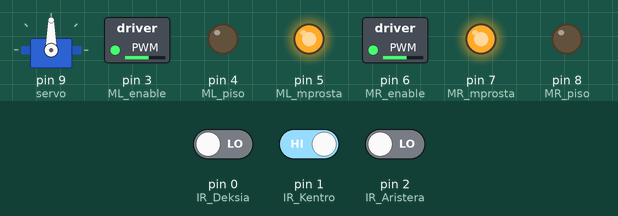
Recording of a sketch running on a simulated Arduino Uno, built with avr-gcc and run on an emulated ATmega328P. Shown: servo, switched loads named in the sketch (green lamp = pin HIGH), output pins drawn as LEDs (lit = HIGH). The test bench sets the inputs (shaded band); at power-on: pin 0 (IR_Deksia) LOW, pin 2 (IR_Aristera) LOW, pin 1 (IR_Kentro) HIGH.

Above: at 1.2 s.
1.3 s: pin 0 (IR_Deksia) driven HIGH
At 1.8 s:
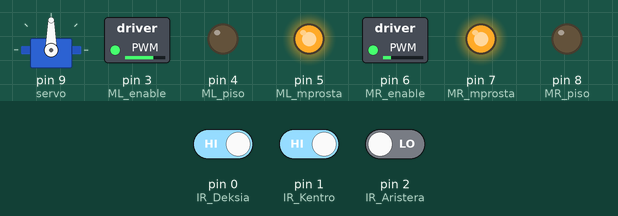
2.8 s: pin 0 (IR_Deksia) driven LOW and pin 2 (IR_Aristera) driven HIGH
At 4.2 s:
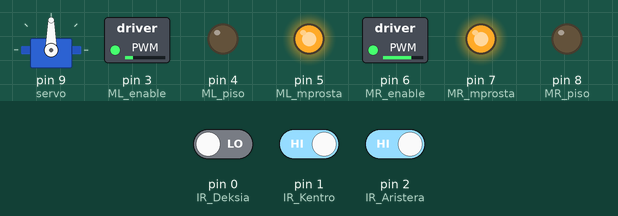
Timing chart, 0 to 5.8 s (numbered marks = the images above; inputs shaded):
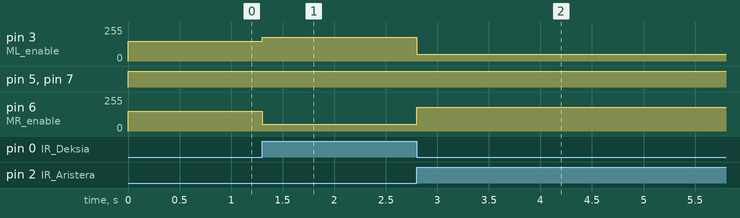

The sketch:

Car3Gymn_V1_6_KINISI_SE_MAYRI_GRAMMI.ino
```cpp
/*
 * robotmaniacs-3gym-thess
 * https://github.com/robotmaniacs-3gym-thess/repos
 *
 * Κωδικας Arduino Αυτοκινητάκι Εκδοση 1
 * 3ο Γυμνάσιο Θεσσαλονικης
 * Αμανατιάδου Γεωργία ΠΕ83
 *     Μαθητές:
 *  Γ1,Γ2 3ου Γυμνασίου Θεσσαλονίκης, σχολικό έτος 2019-2020
 *  Γ1,Γ2 3ου Γυμνασίου Θεσσαλονίκης, σχολικό έτος 2020-2021
 *
 *
 *
 *
 *
 *
 *
 *  Εκδοση 1
 *    Φορμαρισμα Κώδικα, δοκιμες μοτέρ ok, Σχόλια
 *  Έκδοση 1.1
 *    Δοκιμές
 *    Τοποθέτηση δοκιμές Ultrasonic
 *    Πρόβλημα οταν υπήρχε servo στο pin 9-10-11, συνδεση servo στο pin 6, μετακινήσεις pin μοτερ σε νέες θέσεις
 *  Εκδοση 1.2
 *    Κωδικας, προχωρα μεχρι εμπόδιο στα 20cm, περιμενε 1s, συνέχισε μπροστά
 *  Έκδοση 1.3
 *    Τοποθέτηση servo, 2ος οροφος σασι, ultrasonic σε ραστεράκι
 *    Δοκιμες κωδικα: προχωρα μεχρι εμπόδιο στα 20cm, στρίψε αριστερά, συνέχισε μπροστά
 *  Έκδοση 1.4
 *    Δοκιμή στροφής αισθητήρα ULTRASONIC αριστερά δεξιά σε εμπόδιο και στροφή στην καλύτερη πλευρά OK
 *  Έκδοση 1.5
 *    Δοκιμη σάρωσης + - 20 μοίρες στην κινηση ευθεία    // έγινε συμμάζεμα κωδικα της lοop και σχολιασμός
 *  Έκδοση 1.6
 *    Δοκιμή αισθητήρων γραμμής - συνδέσεις


  L298N Motor Controller


*/
#include<Servo.h>
Servo servo;   // στο pin 9

//Ακροδέκτες αισθητήρα υπερήχων
int trig=11;   //ακροδέκτης
int echo=12;   //ακροδέκτης
int dt=10;     //Μεταβλητή χρονοκαθυστέρησης

int apostasi_mprosta;
int apostasi_aristera;
int apostasi_deksia;
int thesi_servo=0;

//Ακροδέκτες (pins) ελεγχου Μοτέρ
// MR  (Motor Right)
int MR_enable = 6;    //Ανοιγμα-Κλείσιμο και ταχύτητα
int MR_mprosta = 7;   //Κανονίζει κατεύθυνση
int MR_piso = 8;      //Κανονίζει κατεύθυνση

// ML  (Motor Left)
int ML_enable = 3;    //Ανοιγμα-Κλείσιμο και ταχύτητα
int ML_mprosta = 5;   //Κανονίζει κατεύθυνση
int ML_piso = 4;      //Κανονίζει κατεύθυνση


//Ακροδέκτες (pins) αισθητήρων IR (υπερύθρων)
int IR_Deksia = 0;
int IR_Kentro = 1;
int IR_Aristera = 2;
//Μεταβλητές μέτρησης αισθητήρων IR
int IR_D, IR_K, IR_A;

int tax_d = 150, tax_a=150;  //Ταχύτητες κίνησης οταν κινηται με αισθητήρες υπερύθρων


void setup()
{
  //pin αισθητήρα υπερήχων
  pinMode(trig,OUTPUT);
  pinMode(echo,INPUT);

  //pin αισθητήρα υπερύθρων (IR) (ανιχνευσης γραμμής)
  pinMode(IR_Deksia, INPUT);
  pinMode(IR_Kentro, INPUT);
  pinMode(IR_Aristera, INPUT);

  // Όλα τα pins ελέγχου μοτέρ να γίνουν έξοδοι
  pinMode(MR_enable, OUTPUT);
  pinMode(ML_enable, OUTPUT);
  pinMode(MR_mprosta, OUTPUT);
  pinMode(MR_piso, OUTPUT);
  pinMode(ML_mprosta, OUTPUT);
  pinMode(ML_piso, OUTPUT);

  servo.attach(9);
  servo.write(90);
}


int metrisi_apostasis()
{
  int xronos, apostasi;

  digitalWrite(trig,HIGH);
  delay(dt);
  digitalWrite(trig,LOW);
  xronos = pulseIn(echo,HIGH);
  apostasi = (xronos/2) / 29.1;
  return apostasi;
}

void strofi_aristera(int taxitita, int xronos)
{
  digitalWrite(MR_mprosta, HIGH);      // Δεξί μοτέρ κινηση εμπρός
  digitalWrite(MR_piso, LOW);
  analogWrite(MR_enable, taxitita);         // Δεξί μοτέρ ταχύτητα οσο είναι το όρισμα taxitita
  digitalWrite(ML_mprosta, LOW);      // Αριστερό μοτέρ κινηση εμπρός
  digitalWrite(ML_piso, HIGH);
  analogWrite(ML_enable, taxitita);         // Αριστερό μοτέρ ταχύτητα οσο είναι το όρισμα  taxitita
  delay(xronos);
}

void strofi_deksia(int taxitita, int xronos)
{
  digitalWrite(MR_mprosta, LOW);      // Δεξί μοτέρ κινηση εμπρός
  digitalWrite(MR_piso, HIGH);
  analogWrite(MR_enable, taxitita);         // Δεξί μοτέρ ταχύτητα οσο είναι το όρισμα taxitita
  digitalWrite(ML_mprosta, HIGH);      // Αριστερό μοτέρ κινηση εμπρός
  digitalWrite(ML_piso, LOW);
  analogWrite(ML_enable, taxitita);         // Αριστερό μοτέρ ταχύτητα οσο είναι το όρισμα  taxitita
  delay(xronos);
}
void kinisi_empros(int taxitita)           // Ρουτίνα κίνησης με ιδιες ταχύτητες στα αριστερα και δεξιά μοτέρ
{
  digitalWrite(MR_mprosta, HIGH);      // Δεξί μοτέρ κινηση εμπρός
  digitalWrite(MR_piso, LOW);
  analogWrite(MR_enable, taxitita);         // Δεξί μοτέρ ταχύτητα οσο είναι το όρισμα taxitita
  digitalWrite(ML_mprosta, HIGH);      // Αριστερό μοτέρ κινηση εμπρός
  digitalWrite(ML_piso, LOW);
  analogWrite(ML_enable, taxitita);         // Αριστερό μοτέρ ταχύτητα οσο είναι το όρισμα  taxitita
}

void kinisi_empros2(int taxitita_deksia, int taxitita_aristera)   // Συμπληρωματική ρουτίνα με χωριστές ταχύτητες στα αριστερα και δεξιά μοτέρ
{
  digitalWrite(MR_mprosta, HIGH);      // Δεξί μοτέρ κινηση εμπρός
  digitalWrite(MR_piso, LOW);
  analogWrite(MR_enable, taxitita_deksia);         // Δεξί μοτέρ ταχύτητα οσο είναι το όρισμα taxitita
  digitalWrite(ML_mprosta, HIGH);      // Αριστερό μοτέρ κινηση εμπρός
  digitalWrite(ML_piso, LOW);
  analogWrite(ML_enable, taxitita_aristera);         // Αριστερό μοτέρ ταχύτητα οσο είναι το όρισμα  taxitita
}

void kinisi_piso(int taxitita)
{
  digitalWrite(MR_mprosta, LOW);      // Δεξί μοτέρ κινηση πίσω
  digitalWrite(MR_piso,HIGH );
  analogWrite(MR_enable, taxitita);         // Δεξί μοτέρ ταχύτητα οσο είναι το όρισμα taxitita
  digitalWrite(ML_mprosta, LOW);      // Αριστερό μοτέρ κινηση πίσω
  digitalWrite(ML_piso, HIGH);
  analogWrite(ML_enable, taxitita);         // Αριστερό μοτέρ ταχύτητα  οσο είναι το όρισμα taxitita
}

void motor_stop()
{
  digitalWrite(MR_mprosta, LOW);
  digitalWrite(MR_piso, LOW);
  digitalWrite(ML_mprosta, LOW);
  digitalWrite(ML_piso, LOW);
}

void demoOne()
{

  // Συνάρτηση δοκιμής κίνησης μοτέρ εμπρός πίσω


  digitalWrite(MR_mprosta, HIGH);      // Δεξί μοτέρ κινηση εμπρός
  digitalWrite(MR_piso, LOW);
  analogWrite(MR_enable, 200);         // Δεξί μοτέρ ταχύτητα 200 (με μεγιστο 255)

  digitalWrite(ML_mprosta, HIGH);      // Αριστερό μοτέρ κινηση εμπρός
  digitalWrite(ML_piso, LOW);
  analogWrite(ML_enable, 200);         // Αριστερό μοτέρ ταχύτητα 200 (με μεγιστο 255)

  delay(2000);                         // Κίνηση για 2000mS   (2δ)


  // Αλλαγή κατεύθυνσης κινησης
  digitalWrite(MR_mprosta, LOW);       // Δεξί μοτέρ πίσω
  digitalWrite(MR_piso, HIGH);
  digitalWrite(ML_mprosta, LOW);       //Αριστερό μοτέρ πίσω
  digitalWrite(ML_piso, HIGH);

  delay(2000);                         // Κίνηση για 2000mS   (2δ)
  // Σβήσιμο κινητήρων
  digitalWrite(MR_mprosta, LOW);
  digitalWrite(MR_piso, LOW);
  digitalWrite(ML_mprosta, LOW);
  digitalWrite(ML_piso, LOW);

}

void demoTwo()

{
  // Συνάρτηση δοκιμής κίνησης μοτέρ εμπρός πίσω με επιτάχυνση και επιβράδυνση
  // Ενεργοποίηση κινητήρων, ορισμός κατεύθυνσης
  digitalWrite(MR_mprosta, HIGH);
  digitalWrite(MR_piso, LOW);
  digitalWrite(ML_mprosta, HIGH);
  digitalWrite(ML_piso, LOW);

  // Επιτάχυνε από 0 στο μέγιστο
 for (int i = 0; i < 256; i++)
   {
    analogWrite(MR_enable, i);
    analogWrite(ML_enable, i);
    delay(20);
   }

  // Επιβράδυνε από 255 ως 0
  for (int i = 255; i >= 0; --i)
  {
    analogWrite(MR_enable, i);
    analogWrite(ML_enable, i);
    delay(20);
  }
  // Κλείσε μοτέρ
  digitalWrite(MR_mprosta, LOW);
  digitalWrite(MR_piso, LOW);
  digitalWrite(ML_mprosta, LOW);
  digitalWrite(ML_piso, LOW);
}

void apofasi_strofis_koita_aristera_deksia()
{
  servo.write(90);                          //Κοιτα μπροστά
  delay(1000);
  apostasi_mprosta = metrisi_apostasis();   //Μετρα απόσταση μπροστά
  servo.write(180);                         //Κοίτα αριστερά
  delay(500);
  apostasi_aristera = metrisi_apostasis();  //Μέτρα απόσταση αριστερά
  servo.write(0);                           //Κοίτα δεξιά
  delay(1000);
  apostasi_deksia = metrisi_apostasis();    //Μέτρα απόσταση δεξιά
  servo.write(90);                          //Ξαναγύρνα μπροστά
                                            //---- ΑΠΟΦΑΣΗ ΣΤΡΟΦΗΣ
  if( apostasi_aristera > apostasi_deksia)  //Αν εχεις πιο πολύ χώρο αριστερά
  {
    strofi_aristera( 120, 800);             //Στρίψε αριστερά
  } else                                    //Αλλιώς στρίψε δεξιά
  {
    strofi_deksia( 120, 800);
  }
  motor_stop();                             //Σταμάτα κίνηση
  delay(1000);
}

void apofasi_strofis_apli()
{
  servo.write(90);                          //Κοιτα μπροστά
  delay(1000);
  strofi_aristera( 120, 800);             //Στρίψε αριστερά
  motor_stop();                             //Σταμάτα κίνηση
  delay(1000);
}
void sarosi_toy_servo_mprosta()
{
  switch(thesi_servo)                      // Στρίψε τον servo με τον Ultrasonic στην επόμενη θέση σάρωσης
  {
    case 0: servo.write(90);break;         // θέση 0 στις 90 μοίρες
    case 1: servo.write(100);break;        // θέση 1 στις 100 μοίρες
    case 2: servo.write(110);break;        // θέση 2 στις 110 μοίρες
    case 3: servo.write(100);break;        // θέση 3 στις 100 μοίρες
    case 4: servo.write(90);break;         // θέση 4 στις 90 μοίρες
    case 5: servo.write(80);break;         // θέση 5 στις 80 μοίρες
    case 6: servo.write(70);break;         // θέση 6 στις 70 μοίρες
    case 7: servo.write(80);break;         // θέση 7 στις 80 μοίρες

  }
  thesi_servo = thesi_servo+1;       // επόμενη θέση servo
  if (thesi_servo>7)                 // αν ειναι μεγαλύτερη της θέσης 7 γυρνα στην πρώτη (0)
  {
    thesi_servo = 0;
  }
}

void loop()
{

  kinisi_empros2 (tax_d, tax_a);                       // Κινηση μπροστά με ταχύτητα 150

  IR_D = digitalRead(IR_Deksia);
  IR_K = digitalRead(IR_Kentro);
  IR_A = digitalRead(IR_Aristera);

  if ( (IR_D==1) && (IR_K==0) && (IR_A==1) )
    {
      tax_d=160;
      tax_a=160;
    }

  if ( (IR_D==0)  && (IR_A==1) )
    {
      tax_d=180;
      tax_a=50;
    }


  if ( (IR_D==1)  && (IR_A==0) )
    {
      tax_d=50;
      tax_a=180;
    }


}

///////// ΠΑΛΙΟΣ ΚΩΔΙΚΑΣ

/////  ΕΛΕΓΧΟΣ ΚΙΝΗΣΗΣ ΜΕ ΤΟΝ ΑΙΣΘΗΤΗΡΑ ULTRASONIC (απόστασης)
//  apostasi_mprosta = metrisi_apostasis();    // Μέτρα απόσταση μπροστά
//  while (apostasi_mprosta > 30)              // Οσο η απόσταση μπροστά είναι μεγάλη (πάνω από 30cm)
//    {
//    sarosi_toy_servo_mprosta();            //Ειδικη ρουτίνα για σάρωση του Servo ωστε να βλέπει μπροστά από 70 ως 110 μοίρες
//    delay(150);                        //Καθυστέρηση από σάρωση σε σάρωση
//    apostasi_mprosta = metrisi_apostasis();   //Μέτρα απόσταση μπροστά
//    }
//
//  motor_stop();
//  apofasi_strofis_koita_aristera_deksia();    //Στροφή με έλεγχο χώρου αριστερά δεξιά
//
//  //apofasi_strofis_apli();                  //Στριβει πάντα αριστερά
/////


//  kinisi_empros (100);
//  while (metrisi_apostasis() > 20)
//    {
//    delay(100);
//    }
//  motor_stop();
//  delay(1000);

//  demoOne();  //κινηση μπρος πίσω
//
//  delay(1000);
//
//  demoTwo();  // επιτάχυνση - επιβράδυνση
//
//  delay(1000);
```

Measured:
- after the input at 1.3 s, pin 3 (ML_enable): 150/255 → 180/255 at once; pin 6 (MR_enable): 150/255 → 50/255 at once
- after the input at 2.8 s, pin 3 (ML_enable): 180/255 → 50/255 at once; pin 6 (MR_enable): 50/255 → 180/255 at once
